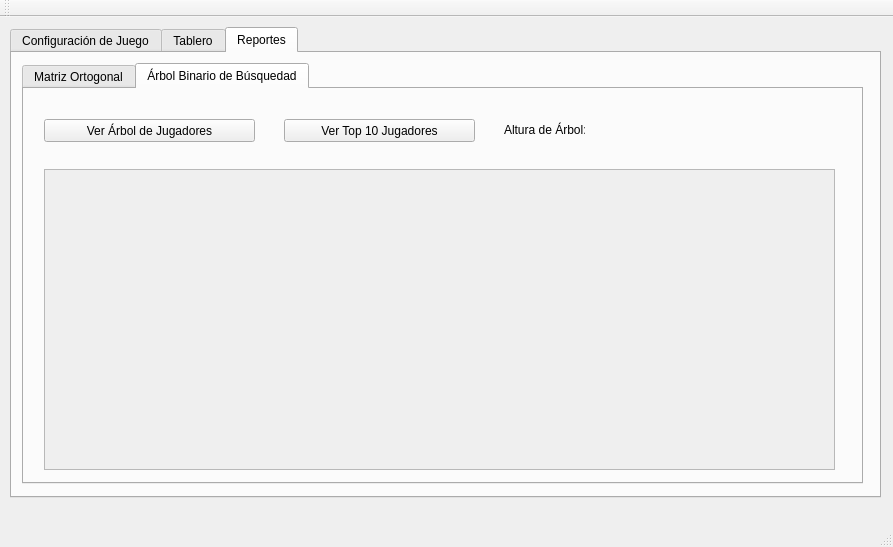
<?xml version="1.0" encoding="UTF-8"?>
<ui version="4.0">
 <class>MainWindow</class>
 <widget class="QMainWindow" name="MainWindow">
  <property name="geometry">
   <rect>
    <x>0</x>
    <y>0</y>
    <width>893</width>
    <height>547</height>
   </rect>
  </property>
  <property name="windowTitle">
   <string>Ajedrez 3D</string>
  </property>
  <property name="windowIcon">
   <iconset resource="resources.qrc">
    <normaloff>:/rec/Img/1497870361_black_knight.png</normaloff>:/rec/Img/1497870361_black_knight.png</iconset>
  </property>
  <widget class="QWidget" name="centralWidget">
   <widget class="QTabWidget" name="tabWidget">
    <property name="geometry">
     <rect>
      <x>10</x>
      <y>10</y>
      <width>871</width>
      <height>471</height>
     </rect>
    </property>
    <property name="currentIndex">
     <number>2</number>
    </property>
    <widget class="QWidget" name="tab">
     <attribute name="icon">
      <iconset resource="resources.qrc">
       <normaloff>:/rec/Img/1497870084_settings-24.png</normaloff>:/rec/Img/1497870084_settings-24.png</iconset>
     </attribute>
     <attribute name="title">
      <string>Configuración de Juego</string>
     </attribute>
     <widget class="QGroupBox" name="groupBox">
      <property name="geometry">
       <rect>
        <x>20</x>
        <y>30</y>
        <width>391</width>
        <height>191</height>
       </rect>
      </property>
      <property name="title">
       <string>Modo de Juego</string>
      </property>
      <widget class="QRadioButton" name="radioButton">
       <property name="geometry">
        <rect>
         <x>20</x>
         <y>60</y>
         <width>111</width>
         <height>17</height>
        </rect>
       </property>
       <property name="text">
        <string>Juego Normal</string>
       </property>
      </widget>
      <widget class="QRadioButton" name="radioButton_2">
       <property name="geometry">
        <rect>
         <x>20</x>
         <y>120</y>
         <width>151</width>
         <height>17</height>
        </rect>
       </property>
       <property name="text">
        <string>Juego Con Tiempo (Min)</string>
       </property>
      </widget>
      <widget class="QLineEdit" name="lineEdit">
       <property name="geometry">
        <rect>
         <x>170</x>
         <y>120</y>
         <width>191</width>
         <height>20</height>
        </rect>
       </property>
      </widget>
     </widget>
     <widget class="QGroupBox" name="groupBox_2">
      <property name="geometry">
       <rect>
        <x>20</x>
        <y>240</y>
        <width>391</width>
        <height>191</height>
       </rect>
      </property>
      <property name="title">
       <string>Elección de Jugadores</string>
      </property>
      <widget class="QLabel" name="label">
       <property name="geometry">
        <rect>
         <x>40</x>
         <y>80</y>
         <width>141</width>
         <height>16</height>
        </rect>
       </property>
       <property name="text">
        <string>Jugador 1 (Piezas Negras)</string>
       </property>
      </widget>
      <widget class="QLineEdit" name="lineEdit_2">
       <property name="geometry">
        <rect>
         <x>180</x>
         <y>80</y>
         <width>181</width>
         <height>20</height>
        </rect>
       </property>
      </widget>
      <widget class="QLabel" name="label_2">
       <property name="geometry">
        <rect>
         <x>40</x>
         <y>130</y>
         <width>131</width>
         <height>16</height>
        </rect>
       </property>
       <property name="text">
        <string>Jugador 2 (Piezas Blancas)</string>
       </property>
      </widget>
      <widget class="QLineEdit" name="lineEdit_3">
       <property name="geometry">
        <rect>
         <x>180</x>
         <y>130</y>
         <width>181</width>
         <height>20</height>
        </rect>
       </property>
      </widget>
     </widget>
     <widget class="QGroupBox" name="groupBox_3">
      <property name="geometry">
       <rect>
        <x>430</x>
        <y>30</y>
        <width>401</width>
        <height>191</height>
       </rect>
      </property>
      <property name="title">
       <string>Administrar Jugadores</string>
      </property>
      <widget class="QLabel" name="label_3">
       <property name="geometry">
        <rect>
         <x>30</x>
         <y>50</y>
         <width>101</width>
         <height>16</height>
        </rect>
       </property>
       <property name="text">
        <string>Cargar Jugadores</string>
       </property>
      </widget>
      <widget class="QPushButton" name="pushButton">
       <property name="geometry">
        <rect>
         <x>130</x>
         <y>50</y>
         <width>241</width>
         <height>23</height>
        </rect>
       </property>
       <property name="text">
        <string>Selecionar Archivo</string>
       </property>
      </widget>
      <widget class="QLabel" name="label_4">
       <property name="geometry">
        <rect>
         <x>30</x>
         <y>120</y>
         <width>81</width>
         <height>16</height>
        </rect>
       </property>
       <property name="text">
        <string>Eliminar Jugador</string>
       </property>
      </widget>
      <widget class="QLineEdit" name="JugElim">
       <property name="geometry">
        <rect>
         <x>130</x>
         <y>120</y>
         <width>241</width>
         <height>20</height>
        </rect>
       </property>
      </widget>
      <widget class="QPushButton" name="pushButton_2">
       <property name="geometry">
        <rect>
         <x>130</x>
         <y>150</y>
         <width>241</width>
         <height>23</height>
        </rect>
       </property>
       <property name="text">
        <string>Eliminar</string>
       </property>
      </widget>
     </widget>
     <widget class="QGroupBox" name="groupBox_4">
      <property name="geometry">
       <rect>
        <x>430</x>
        <y>240</y>
        <width>401</width>
        <height>191</height>
       </rect>
      </property>
      <property name="title">
       <string>Guardar Cambios</string>
      </property>
      <widget class="QPushButton" name="pushButton_3">
       <property name="geometry">
        <rect>
         <x>70</x>
         <y>80</y>
         <width>301</width>
         <height>23</height>
        </rect>
       </property>
       <property name="text">
        <string>Guardar Configuraciones</string>
       </property>
      </widget>
     </widget>
    </widget>
    <widget class="QWidget" name="tab_2">
     <attribute name="icon">
      <iconset resource="resources.qrc">
       <normaloff>:/rec/Img/1497870390_Chess-Game-grey.png</normaloff>:/rec/Img/1497870390_Chess-Game-grey.png</iconset>
     </attribute>
     <attribute name="title">
      <string>Tablero</string>
     </attribute>
    </widget>
    <widget class="QWidget" name="tab_3">
     <attribute name="icon">
      <iconset resource="resources.qrc">
       <normaloff>:/rec/Img/1497870210_screen.png</normaloff>:/rec/Img/1497870210_screen.png</iconset>
     </attribute>
     <attribute name="title">
      <string>Reportes</string>
     </attribute>
     <widget class="QTabWidget" name="tabWidget_2">
      <property name="geometry">
       <rect>
        <x>10</x>
        <y>10</y>
        <width>841</width>
        <height>421</height>
       </rect>
      </property>
      <property name="currentIndex">
       <number>1</number>
      </property>
      <widget class="QWidget" name="tab_4">
       <attribute name="icon">
        <iconset resource="resources.qrc">
         <normaloff>:/rec/Img/1497937279__m.png</normaloff>:/rec/Img/1497937279__m.png</iconset>
       </attribute>
       <attribute name="title">
        <string>Matriz Ortogonal</string>
       </attribute>
      </widget>
      <widget class="QWidget" name="tab_5">
       <attribute name="icon">
        <iconset resource="resources.qrc">
         <normaloff>:/rec/Img/1497937232_tree.png</normaloff>:/rec/Img/1497937232_tree.png</iconset>
       </attribute>
       <attribute name="title">
        <string>Árbol Binario de Búsquedad</string>
       </attribute>
       <widget class="QScrollArea" name="TreeViewArea">
        <property name="geometry">
         <rect>
          <x>20</x>
          <y>80</y>
          <width>791</width>
          <height>301</height>
         </rect>
        </property>
        <property name="widgetResizable">
         <bool>true</bool>
        </property>
        <widget class="QWidget" name="scrollAreaWidgetContents">
         <property name="geometry">
          <rect>
           <x>0</x>
           <y>0</y>
           <width>789</width>
           <height>299</height>
          </rect>
         </property>
        </widget>
       </widget>
       <widget class="QPushButton" name="pushButton_4">
        <property name="geometry">
         <rect>
          <x>20</x>
          <y>30</y>
          <width>211</width>
          <height>23</height>
         </rect>
        </property>
        <property name="text">
         <string>Ver Árbol de Jugadores</string>
        </property>
       </widget>
       <widget class="QPushButton" name="pushButton_5">
        <property name="geometry">
         <rect>
          <x>260</x>
          <y>30</y>
          <width>191</width>
          <height>23</height>
         </rect>
        </property>
        <property name="text">
         <string>Ver Top 10 Jugadores</string>
        </property>
       </widget>
       <widget class="QLabel" name="label_5">
        <property name="geometry">
         <rect>
          <x>480</x>
          <y>30</y>
          <width>81</width>
          <height>21</height>
         </rect>
        </property>
        <property name="text">
         <string>Altura de Árbol:</string>
        </property>
       </widget>
       <widget class="QLabel" name="HeithLabel">
        <property name="geometry">
         <rect>
          <x>580</x>
          <y>30</y>
          <width>81</width>
          <height>21</height>
         </rect>
        </property>
        <property name="text">
         <string/>
        </property>
       </widget>
      </widget>
     </widget>
    </widget>
   </widget>
  </widget>
  <widget class="QMenuBar" name="menuBar">
   <property name="geometry">
    <rect>
     <x>0</x>
     <y>0</y>
     <width>893</width>
     <height>21</height>
    </rect>
   </property>
  </widget>
  <widget class="QToolBar" name="mainToolBar">
   <attribute name="toolBarArea">
    <enum>TopToolBarArea</enum>
   </attribute>
   <attribute name="toolBarBreak">
    <bool>false</bool>
   </attribute>
  </widget>
  <widget class="QStatusBar" name="statusBar"/>
 </widget>
 <layoutdefault spacing="6" margin="11"/>
 <resources>
  <include location="resources.qrc"/>
 </resources>
 <connections/>
</ui>
